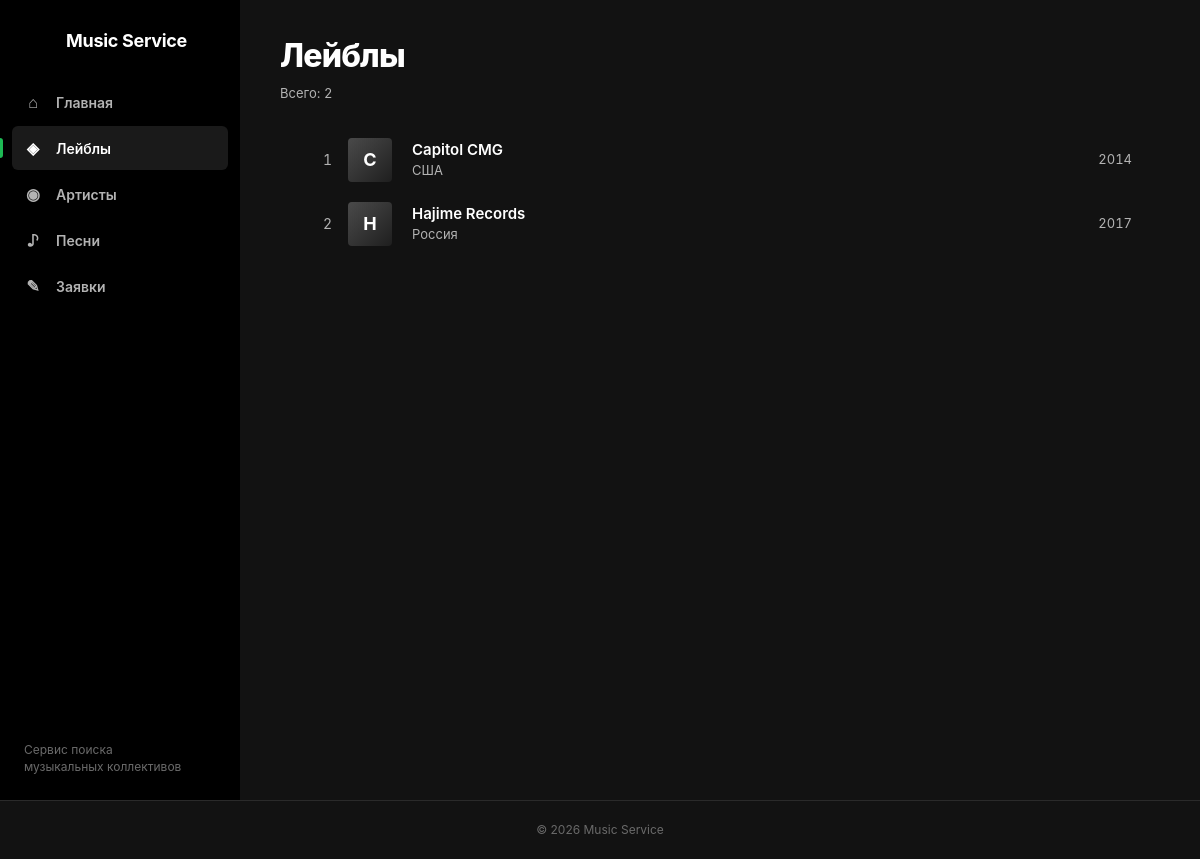
Screenshot of /labels/ with the database file from the repository.
### labels/views.py (the view)
# urls.py: path("", views.labels, name="list"),
def labels(request):
    conn = get_connection()
    labels_data = conn.execute("""
        SELECT id, name, founded_year, country
        FROM labels
        ORDER BY name
    """).fetchall()
    conn.close()
    return render(request, "labels/list.html", {"labels": labels_data})

### db/database.py (called while the page is built)
def get_connection():
    conn = sqlite3.connect(DB_PATH)
    conn.execute("PRAGMA foreign_keys = ON")
    conn.row_factory = sqlite3.Row
    return conn

### labels/templates/labels/list.html (shortened to what this page needs)
{% extends "base.html" %}
{% block content %}
<div class="page-header">
    <h1 class="page-header__title">Лейблы</h1>
    <p class="page-header__meta">Всего: {{ labels|length }}</p>
</div>
{% if labels %}
    <div class="track-list">
        {% for label in labels %}
            {% include "labels/includes/label_card.html" %}
        {% endfor %}
    </div>
{% else %}
    <p class="empty">Лейблов пока нет.</p>
{% endif %}
{% endblock %}

### labels/templates/labels/includes/label_card.html
<a href="{% url 'labels:detail' label.id %}" class="track">
    <div class="track__index">{{ forloop.counter }}</div>
    <div class="track__cover">{{ label.name|slice:":1"|default:"?" }}</div>
    <div class="track__main">
        <div class="track__title">{{ label.name|default:"Без названия" }}</div>
        <div class="track__subtitle">{{ label.country|default:"Страна не указана" }}</div>
    </div>
    <div class="track__meta">{{ label.founded_year|default:"—" }}</div>
</a>

### homepage/static/homepage/css/style.css (style rules this page uses)
:root { --bg: #121212; --bg-elevated: #181818; --bg-hover: #282828; --bg-sidebar: #000000; --border: #2a2a2a; --text: #ffffff; --text-muted: #b3b3b3; --text-subtle: #6a6a6a; --accent: #1db954; --accent-hover: #1ed760; --radius: 8px; --sidebar-w: 240px; }
* { box-sizing: border-box; margin: 0; padding: 0; }
html, body { height: 100%; }
body { font-family: -apple-system, BlinkMacSystemFont, "Segoe UI", Roboto, "Helvetica Neue", Arial, sans-serif; background: var(--bg); color: var(--text); font-size: 14px; line-height: 1.5; -webkit-font-smoothing: antialiased; }
a { color: inherit; text-decoration: none; }
.page-header { margin-bottom: 24px; }
.page-header__title { font-size: 32px; font-weight: 800; letter-spacing: -0.8px; }
.page-header__meta { color: var(--text-muted); margin-top: 4px; font-size: 13px; }
.track-list { display: flex; flex-direction: column; }
.track { display: grid; grid-template-columns: 40px 48px 1fr auto auto; align-items: center; gap: 16px; padding: 10px 12px; border-radius: 6px; transition: background .15s; }
.track__index { color: var(--text-muted); font-variant-numeric: tabular-nums; text-align: right; font-size: 14px; }
.track__cover { width: 44px; height: 44px; border-radius: 4px; background: linear-gradient(135deg, #4a4a4a, #1f1f1f); display: flex; align-items: center; justify-content: center; font-weight: 700; font-size: 18px; color: var(--text); flex-shrink: 0; }
.track__main { min-width: 0; overflow: hidden; }
.track__title { font-weight: 600; font-size: 15px; white-space: nowrap; overflow: hidden; text-overflow: ellipsis; }
.track__subtitle { color: var(--text-muted); font-size: 13px; white-space: nowrap; overflow: hidden; text-overflow: ellipsis; }
.track__meta, .track__year { color: var(--text-muted); font-size: 13px; font-variant-numeric: tabular-nums; }

### rows the page displays
labels: name "C", name "Capitol CMG", country "США", founded_year "2014"
labels: name "H", name "Hajime Records", country "Россия", founded_year "2017"

### other values shown
{{ labels|length }} "2"
